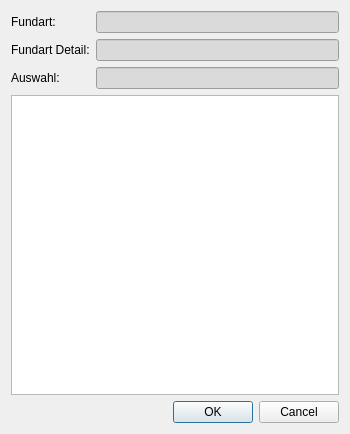
<?xml version="1.0" encoding="UTF-8"?>
<ui version="4.0">
 <class>apisFindingTypeDetailDialog</class>
 <widget class="QDialog" name="apisFindingTypeDetailDialog">
  <property name="windowModality">
   <enum>Qt::ApplicationModal</enum>
  </property>
  <property name="geometry">
   <rect>
    <x>0</x>
    <y>0</y>
    <width>350</width>
    <height>425</height>
   </rect>
  </property>
  <property name="windowTitle">
   <string>APIS Fundart Detail</string>
  </property>
  <property name="windowIcon">
   <iconset resource="resource.qrc">
    <normaloff>:/plugins/APIS/icons/apis.png</normaloff>:/plugins/APIS/icons/apis.png</iconset>
  </property>
  <property name="modal">
   <bool>true</bool>
  </property>
  <layout class="QFormLayout" name="formLayout">
   <item row="0" column="0">
    <widget class="QLabel" name="label">
     <property name="text">
      <string>Fundart:</string>
     </property>
    </widget>
   </item>
   <item row="0" column="1">
    <widget class="QLineEdit" name="uiFindingTypeEdit">
     <property name="styleSheet">
      <string notr="true">background-color: rgb(218, 218, 218);</string>
     </property>
     <property name="readOnly">
      <bool>true</bool>
     </property>
    </widget>
   </item>
   <item row="1" column="0">
    <widget class="QLabel" name="label_2">
     <property name="text">
      <string>Fundart Detail:</string>
     </property>
    </widget>
   </item>
   <item row="1" column="1">
    <widget class="QLineEdit" name="uiFindingTypeDetailEdit">
     <property name="styleSheet">
      <string notr="true">background-color: rgb(218, 218, 218);</string>
     </property>
     <property name="readOnly">
      <bool>true</bool>
     </property>
    </widget>
   </item>
   <item row="2" column="0">
    <widget class="QLabel" name="label_3">
     <property name="text">
      <string>Auswahl:</string>
     </property>
    </widget>
   </item>
   <item row="2" column="1">
    <widget class="QLineEdit" name="uiFindingTypeDetailNewEdit">
     <property name="styleSheet">
      <string notr="true">background-color: rgb(218, 218, 218);</string>
     </property>
     <property name="readOnly">
      <bool>true</bool>
     </property>
    </widget>
   </item>
   <item row="3" column="0" colspan="2">
    <widget class="QTableView" name="uiFindingTypeDetailTableV">
     <property name="sizePolicy">
      <sizepolicy hsizetype="Expanding" vsizetype="Expanding">
       <horstretch>0</horstretch>
       <verstretch>0</verstretch>
      </sizepolicy>
     </property>
     <property name="minimumSize">
      <size>
       <width>0</width>
       <height>300</height>
      </size>
     </property>
     <property name="styleSheet">
      <string notr="true">selection-background-color: rgb(152, 202, 255);
selection-color: rgb(0, 0, 0);</string>
     </property>
     <property name="editTriggers">
      <set>QAbstractItemView::NoEditTriggers</set>
     </property>
     <property name="selectionMode">
      <enum>QAbstractItemView::MultiSelection</enum>
     </property>
     <property name="selectionBehavior">
      <enum>QAbstractItemView::SelectRows</enum>
     </property>
    </widget>
   </item>
   <item row="4" column="0" colspan="2">
    <widget class="QDialogButtonBox" name="uiButtonBox">
     <property name="orientation">
      <enum>Qt::Horizontal</enum>
     </property>
     <property name="standardButtons">
      <set>QDialogButtonBox::Cancel|QDialogButtonBox::Ok</set>
     </property>
     <property name="centerButtons">
      <bool>false</bool>
     </property>
    </widget>
   </item>
  </layout>
 </widget>
 <resources>
  <include location="resource.qrc"/>
 </resources>
 <connections>
  <connection>
   <sender>uiButtonBox</sender>
   <signal>accepted()</signal>
   <receiver>apisFindingTypeDetailDialog</receiver>
   <slot>accept()</slot>
   <hints>
    <hint type="sourcelabel">
     <x>174</x>
     <y>384</y>
    </hint>
    <hint type="destinationlabel">
     <x>174</x>
     <y>202</y>
    </hint>
   </hints>
  </connection>
  <connection>
   <sender>uiButtonBox</sender>
   <signal>rejected()</signal>
   <receiver>apisFindingTypeDetailDialog</receiver>
   <slot>reject()</slot>
   <hints>
    <hint type="sourcelabel">
     <x>174</x>
     <y>384</y>
    </hint>
    <hint type="destinationlabel">
     <x>174</x>
     <y>202</y>
    </hint>
   </hints>
  </connection>
 </connections>
</ui>
